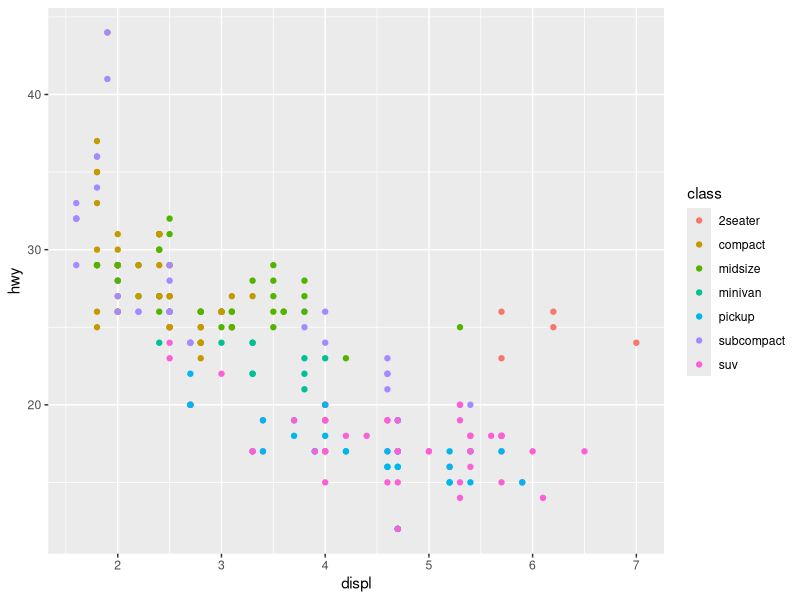
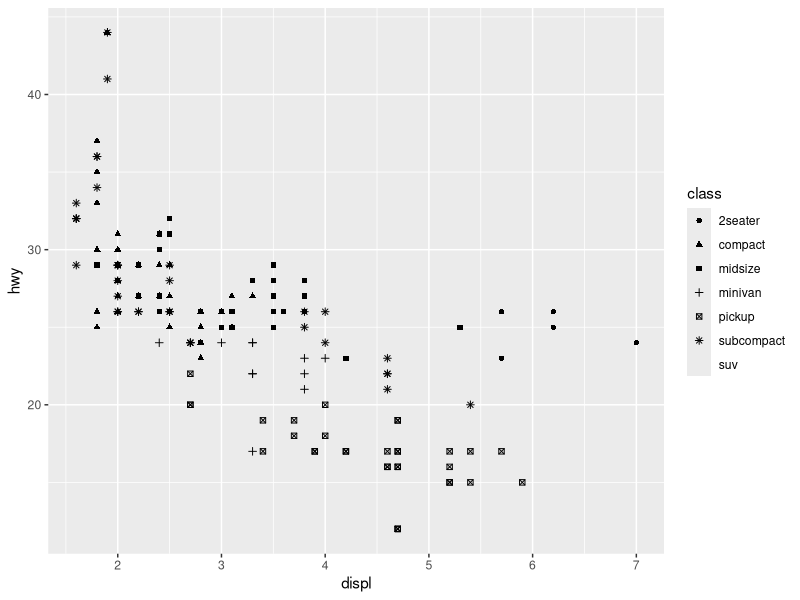
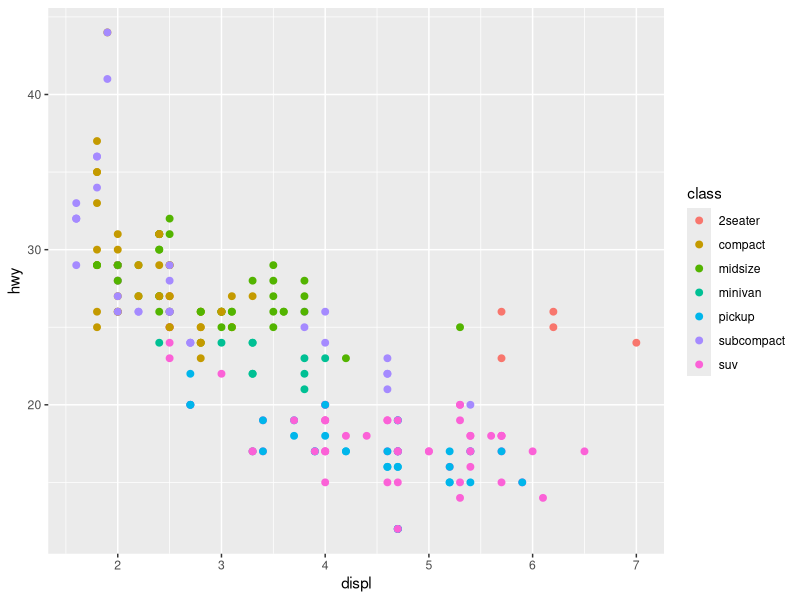
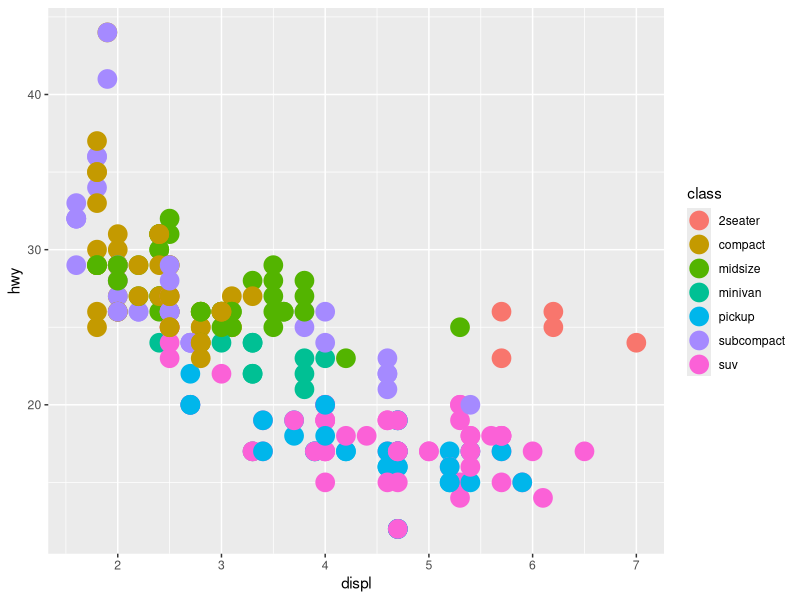
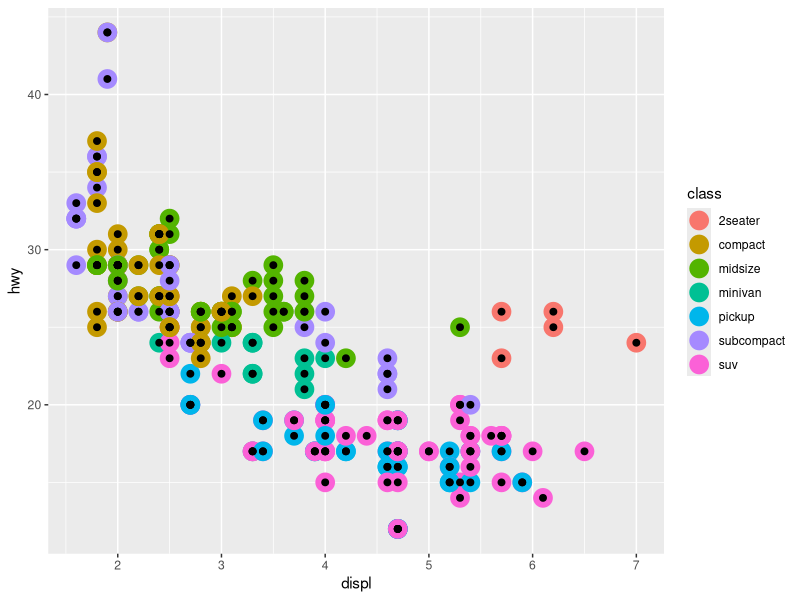
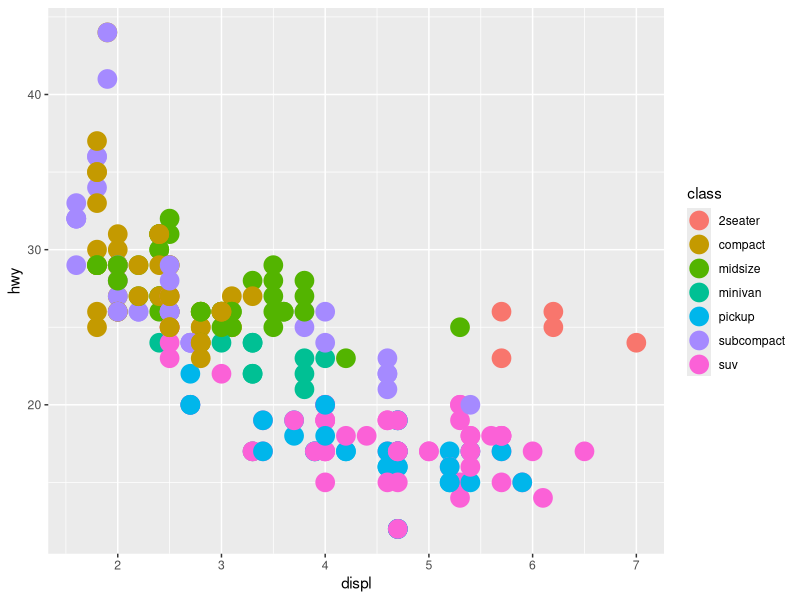
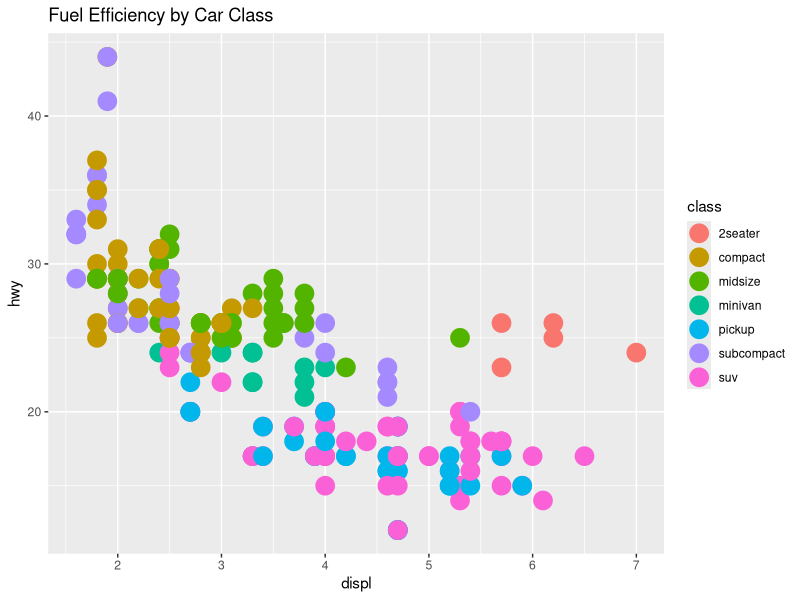
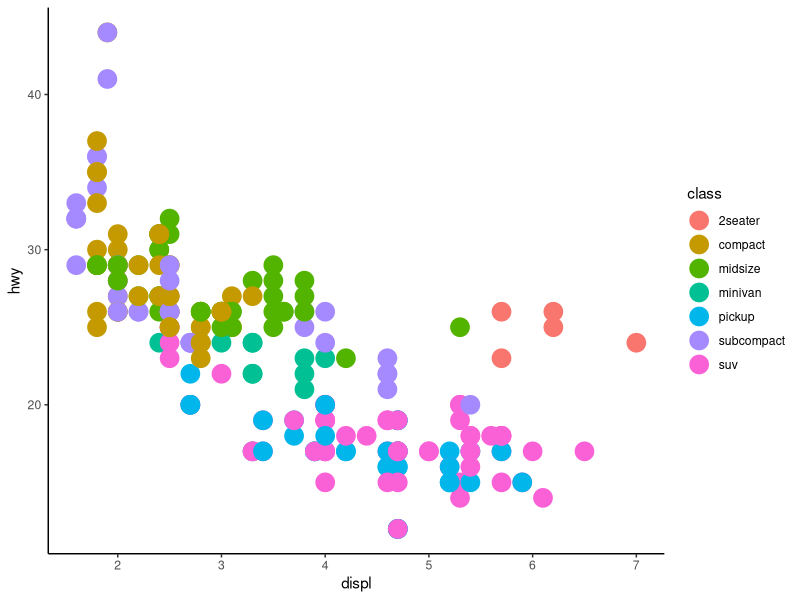

R code for these plots, in order:
## ---- chunk 1
library(tidyverse)                # for ggplot2 and mpg
library(patchwork)                # for combining plots
library(scales)                   # for axis formatting
## ---- chunk 2
?mpg
names(mpg)
## ---- chunk 3
# Mapping class to color works well
ggplot(mpg, aes(x = displ, y = hwy, color = class)) +
  geom_point()
## ---- chunk 4
# Mapping class to shape produces warnings
ggplot(mpg, aes(x = displ, y = hwy, shape = class)) +
  geom_point()
## ---- chunk 5
# Create a saved plot
p1 <- ggplot(mpg, aes(x = displ, y = hwy, color = class)) + 
  geom_point(size = 2)

p1  # p1
## ---- chunk 6

p2 = p1 + geom_point(size = 6)

p2
## ---- chunk 7
p3 = p2+ geom_point(size = 2, color = "black") # "Wait... now I see BOTH layers! Small points on top of the original size!"

p3
## ---- chunk 8
p1 <- ggplot(mpg, aes(x = displ, y = hwy, color = class)) +
  geom_point(size = 6)

p1
## ---- chunk 9
# Change the labels
p1 + labs(title = "Fuel Efficiency by Car Class")

# Change the theme  
p1 + theme_classic()
## ---- chunk 10
# Save plots to variables
p1 <- ggplot(mpg, aes(x = displ, y = hwy, color = class)) +
  geom_point()

p2 <- ggplot(mpg, aes(x = displ, y = hwy, shape = class)) +
  geom_point()

# Combine side-by-side with +
p1 + p2
## ---- chunk 11
# Stack plots vertically
p1 / p2
## ---- chunk 12
# class mapped to size
ggplot(mpg, aes(x = displ, y = hwy, size = class)) +
  geom_point() 
## ---- chunk 13
# class mapped to alpha
ggplot(mpg, aes(x = displ, y = hwy, alpha = class)) +
  geom_point() 
## ---- chunk 14
ggplot(mpg, aes(x = displ, y = hwy)) + 
  geom_point(color = "blue") 
## ---- chunk 15
# color varies by class (class is a column in mpg)
ggplot(mpg, aes(x = displ, y = hwy, color = class)) +
  geom_point()
## ---- chunk 16
# all points are pink
ggplot(mpg, aes(x = displ, y = hwy)) +
  geom_point(color = "pink", size = 3)
## ---- chunk 17
# Scatterplot
ggplot(mpg, aes(x = displ, y = hwy)) +  
  geom_point() 
## ---- chunk 18
# Smooth line
ggplot(mpg, aes(x = displ, y = hwy)) + 
  geom_smooth()
## ---- chunk 19
# Shape doesn't work with geom_smooth - no legend appears
ggplot(mpg, aes(x = displ, y = hwy, shape = drv)) + 
  geom_smooth()
## ---- chunk 20
# Linetype DOES work with geom_smooth
ggplot(mpg, aes(x = displ, y = hwy, linetype = drv)) + 
  geom_smooth()
## ---- chunk 21
ggplot(mpg, aes(x = displ, y = hwy, color = drv)) +
  geom_point() + 
  geom_smooth(aes(linetype = drv))
## ---- chunk 22
ggplot(mpg, aes(x = displ, y = hwy)) +
  geom_point() +
  geom_point(
   data  = mpg |> filter(class == '2seater'),
    color = "red",
    size = 3
  )
## ---- chunk 23
# Histogram shows distribution
ggplot(mpg, aes(x = hwy)) + 
  geom_histogram(binwidth = 2)
## ---- chunk 24
# Density plot shows smooth distribution
ggplot(mpg, aes(x = hwy)) + 
  geom_density()
## ---- chunk 25
# Boxplot shows summary statistics and outliers
ggplot(mpg, aes(x = hwy)) + 
  geom_boxplot()
## ---- chunk 26
# Compare these two plots
# Points overlap - hard to see how many there are
ggplot(mpg, aes(x = class, y = hwy)) +
  geom_point()

# Jittered points - easier to see individual observations
ggplot(mpg, aes(x = class, y = hwy)) +
  geom_jitter(width = 0.2)
## ---- chunk 27
 # Jittered points - easier to see individual observations
ggplot(mpg, aes(x = class, y = hwy)) +
  geom_boxplot(outlier.shape = NA) +  # Don't show outliers (we have jittered points)
  geom_jitter(aes(color = class), width = 0.2)


# Notice if you change the order of `geom_point` with `geom_jitter` the boxplot argument dominates (layers STACK)
ggplot(mpg, aes(x = class, y = hwy,color=class)) +
  geom_jitter(width = 0.2)+geom_boxplot(aes(color=class))


## ---- chunk 28
ggplot(mpg, aes(x = displ, y = hwy)) +
  geom_smooth(aes(color = drv), show.legend = FALSE)
## ---- chunk 29
ggplot(mpg, aes(x = displ, y = hwy)) +
  geom_point() +
  geom_smooth()

ggplot() +
  geom_point(data = mpg, mapping = aes(x = displ, y = hwy)) +
  geom_smooth(data = mpg, mapping = aes(x = displ, y = hwy))
## ---- chunk 30
# Instead of trying to use 7 different colors for class...
ggplot(mpg, aes(x = displ, y = hwy)) +
  geom_point() +
  facet_wrap(~ class, nrow = 2)
## ---- chunk 31
ggplot(mpg, aes(x = displ, y = hwy, color = drv)) +
geom_point() +
facet_grid(drv ~ cyl)

## ---- chunk 32

ggplot(mpg, aes(x = displ, y = hwy, color = drv)) +
geom_point() +
facet_grid(drv ~ cyl,scales="free_y")


## ---- chunk 33
ggplot(mpg, aes(x = drv, y = cyl)) + 
  geom_point()
## ---- chunk 34
ggplot(mpg, aes(x = drv, y = cyl)) + 
  geom_point()
## ---- chunk 35
ggplot(mpg, aes(x = displ, y = hwy)) +
  geom_point() +
  facet_grid(drv ~ .)

ggplot(mpg, aes(x = displ, y = hwy)) +
  geom_point() +
  facet_grid(. ~ cyl)
## ---- chunk 36
ggplot(mpg, aes(x = displ, y = hwy, color = cyl)) +
  geom_point() +
  facet_grid(. ~ cyl)
## ---- chunk 37
ggplot(mpg, aes(x = displ, y = hwy)) +
  geom_point() +
  facet_wrap(~ class)
## ---- chunk 38
# Fill colors the inside of the bars
ggplot(mpg, aes(x = drv, fill = drv)) + 
  geom_bar()
## ---- chunk 39
# Stacked bars (default)
ggplot(mpg, aes(x = drv, fill = class)) + 
  geom_bar()
## ---- chunk 40
# All bars go to 100%
ggplot(mpg, aes(x = drv, fill = class)) +
  geom_bar(position = "fill")
## ---- chunk 41
# Side-by-side bars
ggplot(mpg, aes(x = drv, fill = class)) +
  geom_bar(position = "dodge")
